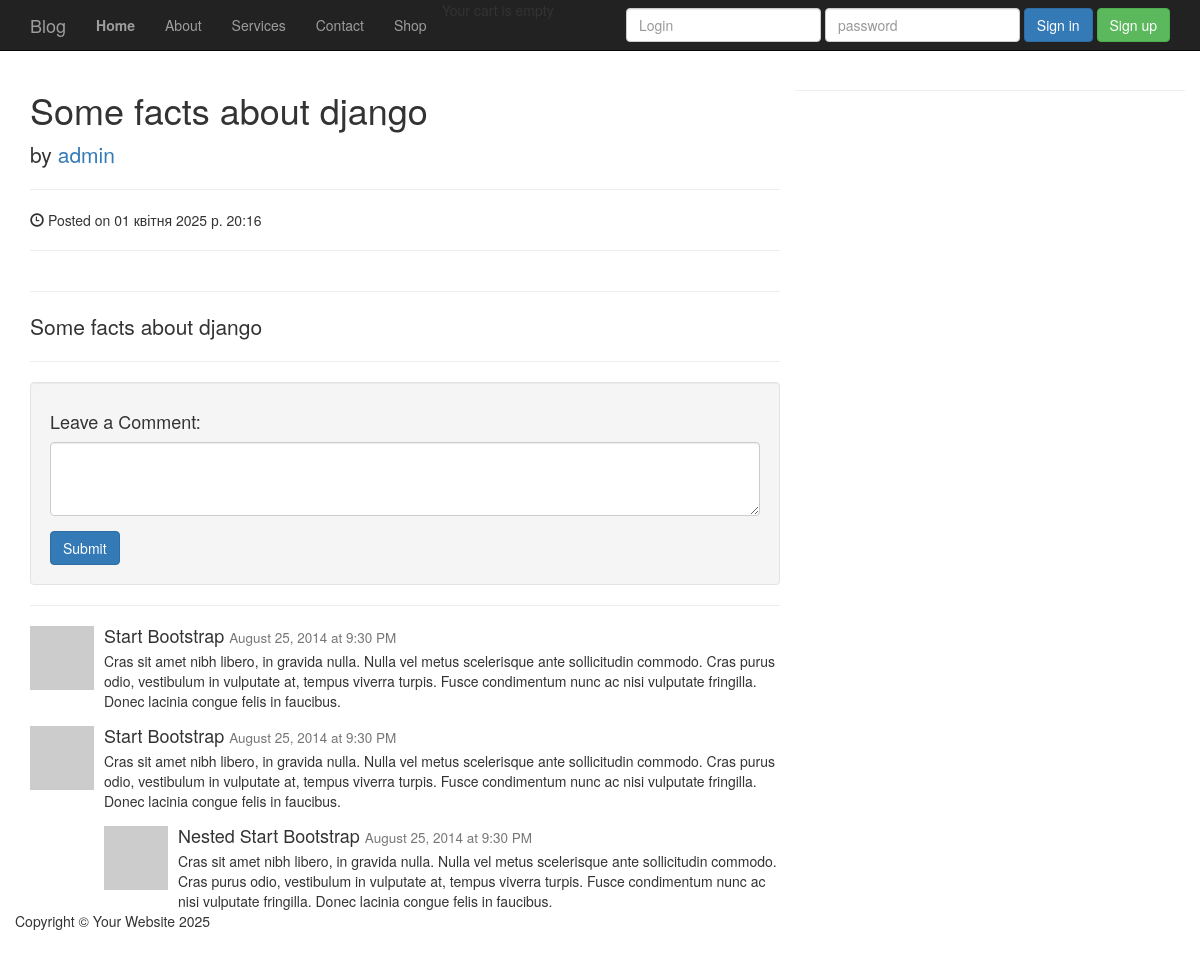
Page /post/some-facts-about-django/ on the committed database.
### blog/models.py (models this page shows, shortened)
class Post(models.Model):
    title = models.CharField(max_length=30, verbose_name="Заголовок")
    content = models.TextField(verbose_name="Опис")
    published_date = models.DateTimeField(auto_created=True, verbose_name="Дата та час публікації")
    category = models.ForeignKey(Category, on_delete=models.CASCADE, verbose_name="Категорія")
    user = models.ForeignKey(User, on_delete=models.CASCADE, null=True, verbose_name="Автор")
    image = models.URLField(default="https://fraserbond.com/oc-content/plugins/blog/img/blog/blog-default.png")
    tags = models.ManyToManyField(Tag, verbose_name="Теги")
    slug = models.SlugField(unique=True, blank=True)
    class Meta:
        verbose_name = "Новина"
        verbose_name_plural = "Новини"

### blog/views.py (the view)
# urls.py: path("post/<slug:title>/", views.post, name="post"),
def post(request, title):
    post = get_object_or_404(Post, slug=title)
    context = {'post': post}
    context.update(get_categories())
    return render(request, "blog/post.html", context)

### blog/views.py (called while the page is built)
def get_categories():
    all = Category.objects.all()
    count = all.count()
    half = count / 2
    return {'cats1': all[:half], 'cats2': all[half:]}

### cart/cart.py (called while the page is built)
    def __len__(self):
        return sum(item['quantity'] for item in self.cart.values())

### cart/context_processors.py (called while the page is built)
def cart(request):
    return {'cart': Cart(request)}

### templates/blog/post.html (shortened to what this page needs)
{% extends "blog/base.html" %}
{% block content %}
                <h1>{{ post.title }}</h1>
                <p class="lead">
                    by <a href="#">{{ post.user }}</a>
                </p>
                <hr>
                <p><span class="glyphicon glyphicon-time"></span> Posted on {{ post.published_date}}</p>
                <hr>
                <hr>
                <p class="lead">{{ post.content }}</p>
                <hr>
                <div class="well">
                    <h4>Leave a Comment:</h4>
                    <form role="form">
                        <div class="form-group">
                            <textarea class="form-control" rows="3"></textarea>
                        </div>
                        <button type="submit" class="btn btn-primary">Submit</button>
                    </form>
                </div>
                <hr>
                <div class="media">
                    <a class="pull-left" href="#">
                        <img class="media-object" src="http://placehold.it/64x64" alt="">
                    </a>
                    <div class="media-body">
                        <h4 class="media-heading">Start Bootstrap
                            <small>August 25, 2014 at 9:30 PM</small>
                        </h4>
                        Cras sit amet nibh libero, in gravida nulla. Nulla vel metus scelerisque ante sollicitudin commodo. Cras purus odio, vestibulum in vulputate at, tempus viverra turpis. Fusce condimentum nunc ac nisi vulputate fringilla. Donec lacinia congue felis in faucibus.
                    </div>
                </div>
                <div class="media">
                    <a class="pull-left" href="#">
                        <img class="media-object" src="http://placehold.it/64x64" alt="">
                    </a>
                    <div class="media-body">
                        <h4 class="media-heading">Start Bootstrap
                            <small>August 25, 2014 at 9:30 PM</small>
                        </h4>
                        Cras sit amet nibh libero, in gravida nulla. Nulla vel metus scelerisque ante sollicitudin commodo. Cras purus odio, vestibulum in vulputate at, tempus viverra turpis. Fusce condimentum nunc ac nisi vulputate fringilla. Donec lacinia congue felis in faucibus.
                        <div class="media">
                            <a class="pull-left" href="#">
                                <img class="media-object" src="http://placehold.it/64x64" alt="">
                            </a>
                            <div class="media-body">
                                <h4 class="media-heading">Nested Start Bootstrap
                                    <small>August 25, 2014 at 9:30 PM</small>
                                </h4>
                                Cras sit amet nibh libero, in gravida nulla. Nulla vel metus scelerisque ante sollicitudin commodo. Cras purus odio, vestibulum in vulputate at, tempus viverra turpis. Fusce condimentum nunc ac nisi vulputate fringilla. Donec lacinia congue felis in faucibus.
                            </div>
                        </div>
                    </div>
                </div>
{% endblock %}

### static/blog/css/blog-home.css (style rules this page uses)
body { padding-top: 70px; }

### rows in the picture
Post: title "Some facts about django", user "admin", published_date "01 квітня 2025 р. 20:16", content "Some facts about django"
